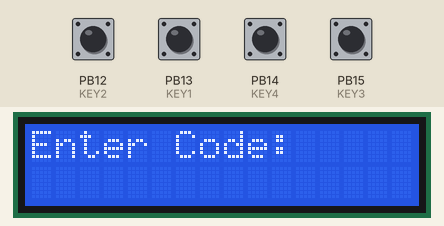
A sketch run on a simulated STM32 Blue Pill. Parts: 16×2 character LCD. Inputs (shaded band) come from the test bench; at power-on: PB12 (KEY2), PB13 (KEY1), PB14 (KEY4), PB15 (KEY3) HIGH. No radio packets arrive unless stated; what the sketch prints to the serial monitor is not drawn.

Above: at 2.4 s.
2.5 s: PB14 (KEY4) pulled LOW for 0.4 s
At 3.2 s:
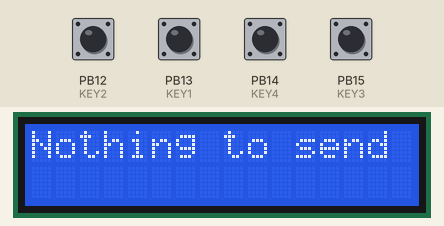
5.0 s: PB12 (KEY2) pulled LOW for 0.4 s
At 6.1 s:
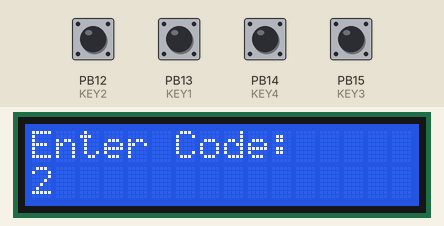
6.9 s: PB14 (KEY4) pulled LOW for 1 s
At 7.4 s:
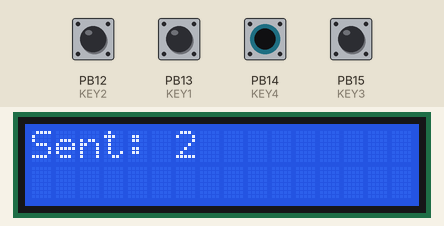
9.6 s: PB13 (KEY1) pulled LOW for 0.4 s
At 10.4 s:
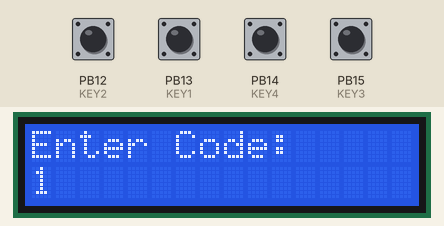
11.5 s: PB15 (KEY3) pulled LOW for 0.4 s
At 12.2 s:
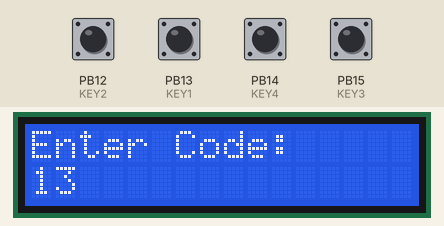
13.4 s: PB12 (KEY2) pulled LOW for 1 s
At 15.4 s:
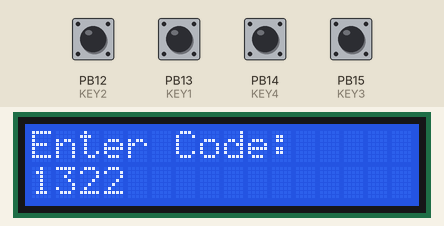
Timing chart, 0 to 16.9 s (numbered marks = the images above; inputs shaded):
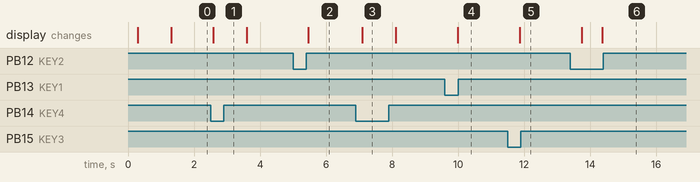

The sketch:

STM32_loralib_tx_Serial_Keypad_LCD.ino
```cpp
#include <SPI.h>
#include <LoRa.h>

#include <Wire.h>
#include <LiquidCrystal_I2C.h>

// LCD address usually 0x27 or 0x3F, depends on backpack
LiquidCrystal_I2C lcd(0x27, 16, 2);  // 16x2 LCD


// LoRa Pins
#define LORA_SS    PA4
#define LORA_RST   PB0
#define LORA_DIO0  PA1

// Keypad pins (using PA8 as COM)
#define KEY1 PB13
#define KEY2 PB12
#define KEY3 PB15
#define KEY4 PB14
#define KEY_COM PA8   // acts as GND

String inputBuffer = "";

void setup() {
  Serial.begin(9600);
  Serial.println("Start");

  lcd.init();
  lcd.backlight();

  // Reset LoRa
  pinMode(LORA_RST, OUTPUT);
  digitalWrite(LORA_RST, LOW);
  delay(100);
  digitalWrite(LORA_RST, HIGH);
  delay(100);

  // LoRa init
  LoRa.setPins(LORA_SS, LORA_RST, LORA_DIO0);
  if (!LoRa.begin(433E6)) {
    Serial.println("LoRa init failed!");
    lcd.setCursor(0,0);
    lcd.print("LoRa init fail!");
    while (1);
  }
  Serial.println("LoRa initialized");
  lcd.setCursor(0,0);
  lcd.print("LoRa initialized");


  // Keypad setup
  pinMode(KEY1, INPUT_PULLUP);
  pinMode(KEY2, INPUT_PULLUP);
  pinMode(KEY3, INPUT_PULLUP);
  pinMode(KEY4, INPUT_PULLUP);

  pinMode(KEY_COM, OUTPUT);
  digitalWrite(KEY_COM, LOW);  // COM = GND
  delay(1000);
}

void loop() {

  if (digitalRead(KEY1) == LOW) {
    inputBuffer += "1";
    Serial.print("1");
    delay(300);  // debounce
  }
  if (digitalRead(KEY2) == LOW) {
    inputBuffer += "2";
    Serial.print("2");
    delay(300);
  }
  if (digitalRead(KEY3) == LOW) {
    inputBuffer += "3";
    Serial.print("3");
    delay(300);
  }
  if (digitalRead(KEY4) == LOW) {
    if (inputBuffer.length() > 0) {
      // Send buffer via LoRa
      LoRa.beginPacket();
      LoRa.print(inputBuffer);
      LoRa.endPacket();

      Serial.println("Sent: " + inputBuffer);
      lcd.clear();
      lcd.setCursor(0,0);
      lcd.print("Sent: " + inputBuffer);
      inputBuffer = ""; // clear buffer
    } else {
      Serial.println("Nothing to send");
      lcd.clear();
      lcd.setCursor(0,0);
      lcd.print("Nothing to send");
    }
    delay(1000);
  }

  lcd.clear();
  lcd.setCursor(0,0);
  lcd.print("Enter Code:");
  lcd.setCursor(0,1);
  lcd.print(inputBuffer);
  delay(300);
}
```

Measured:
- after the input at 2.5 s, the display: changes after 0.08 s (image 1)
- after the input at 5.0 s, the display: changes after 0.46 s (image 2)
- after the input at 6.9 s, the display: changes after 0.20 s (image 3)
- after the input at 9.6 s, the display: changes after 0.39 s (image 4)
- after the input at 11.5 s, the display: changes after 0.36 s (image 5)
- after the input at 13.4 s, the display: first changes after 0.35 s (image 6 shows a later state)
